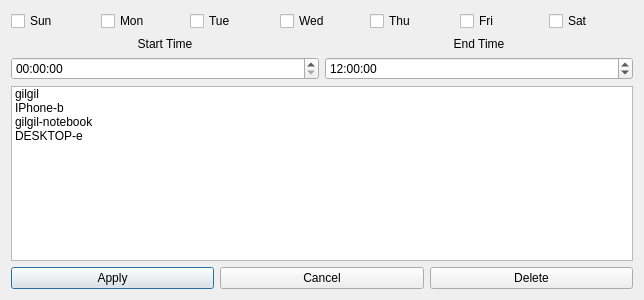
<?xml version="1.0" encoding="UTF-8"?>
<ui version="4.0">
 <class>policy_config</class>
 <widget class="QDialog" name="policy_config">
  <property name="geometry">
   <rect>
    <x>0</x>
    <y>0</y>
    <width>644</width>
    <height>300</height>
   </rect>
  </property>
  <property name="windowTitle">
   <string>Dialog</string>
  </property>
  <layout class="QVBoxLayout" name="verticalLayout">
   <item>
    <layout class="QHBoxLayout" name="day_of_week_form">
     <item>
      <widget class="QCheckBox" name="day_of_week_0">
       <property name="text">
        <string>Sun</string>
       </property>
      </widget>
     </item>
     <item>
      <widget class="QCheckBox" name="day_of_week_1">
       <property name="text">
        <string>Mon</string>
       </property>
      </widget>
     </item>
     <item>
      <widget class="QCheckBox" name="day_of_week_2">
       <property name="text">
        <string>Tue</string>
       </property>
      </widget>
     </item>
     <item>
      <widget class="QCheckBox" name="day_of_week_3">
       <property name="text">
        <string>Wed</string>
       </property>
      </widget>
     </item>
     <item>
      <widget class="QCheckBox" name="day_of_week_4">
       <property name="text">
        <string>Thu</string>
       </property>
      </widget>
     </item>
     <item>
      <widget class="QCheckBox" name="day_of_week_5">
       <property name="text">
        <string>Fri</string>
       </property>
      </widget>
     </item>
     <item>
      <widget class="QCheckBox" name="day_of_week_6">
       <property name="text">
        <string>Sat</string>
       </property>
      </widget>
     </item>
    </layout>
   </item>
   <item>
    <layout class="QHBoxLayout" name="horizontalLayout_5">
     <item>
      <layout class="QHBoxLayout" name="horizontalLayout_4">
       <item>
        <layout class="QVBoxLayout" name="verticalLayout_2">
         <item>
          <widget class="QLabel" name="start_time_label">
           <property name="text">
            <string>Start Time</string>
           </property>
           <property name="alignment">
            <set>Qt::AlignCenter</set>
           </property>
          </widget>
         </item>
         <item>
          <widget class="QTimeEdit" name="start_time">
           <property name="time">
            <time>
             <hour>0</hour>
             <minute>0</minute>
             <second>0</second>
            </time>
           </property>
          </widget>
         </item>
        </layout>
       </item>
       <item>
        <layout class="QVBoxLayout" name="verticalLayout_3">
         <item>
          <widget class="QLabel" name="end_time_label">
           <property name="text">
            <string>End Time</string>
           </property>
           <property name="alignment">
            <set>Qt::AlignCenter</set>
           </property>
          </widget>
         </item>
         <item>
          <widget class="QTimeEdit" name="end_time">
           <property name="time">
            <time>
             <hour>12</hour>
             <minute>0</minute>
             <second>0</second>
            </time>
           </property>
          </widget>
         </item>
        </layout>
       </item>
      </layout>
     </item>
    </layout>
   </item>
   <item>
    <layout class="QHBoxLayout" name="horizontalLayout_6">
     <item>
      <widget class="QListWidget" name="listWidget">
       <item>
        <property name="text">
         <string>gilgil</string>
        </property>
       </item>
       <item>
        <property name="text">
         <string>IPhone-b</string>
        </property>
       </item>
       <item>
        <property name="text">
         <string>gilgil-notebook</string>
        </property>
       </item>
       <item>
        <property name="text">
         <string>DESKTOP-e</string>
        </property>
       </item>
      </widget>
     </item>
    </layout>
   </item>
   <item>
    <layout class="QHBoxLayout" name="horizontalLayout_7">
     <item>
      <widget class="QPushButton" name="applyButton">
       <property name="text">
        <string>Apply</string>
       </property>
      </widget>
     </item>
     <item>
      <widget class="QPushButton" name="cancelButton">
       <property name="text">
        <string>Cancel</string>
       </property>
      </widget>
     </item>
     <item>
      <widget class="QPushButton" name="deleteButton">
       <property name="text">
        <string>Delete</string>
       </property>
      </widget>
     </item>
    </layout>
   </item>
  </layout>
 </widget>
 <resources/>
 <connections/>
</ui>
